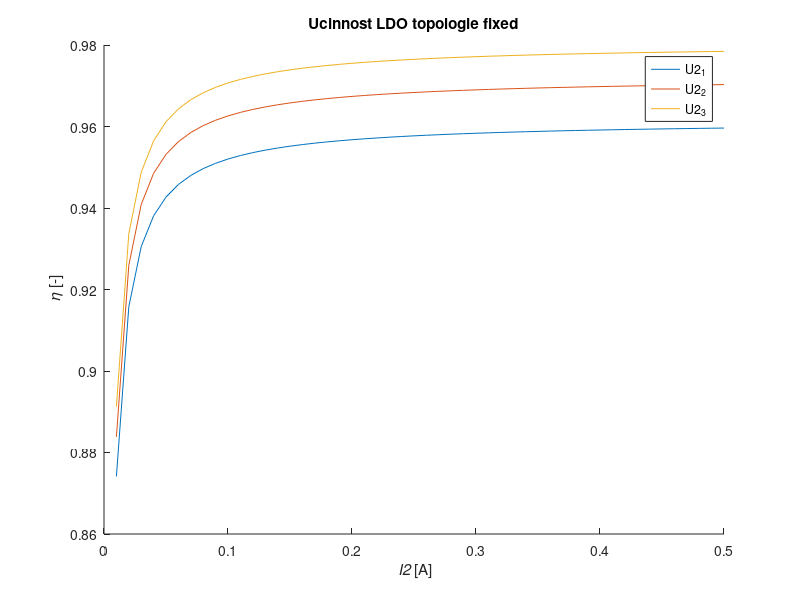

This chart was generated by the following MATLAB code:
U2 = 5;
U2_2 = 7;
U2_3 = 10;
I2 = linspace(0.01,0.5,50)
U_drop = 0.2;
I_gnd = 0.001;

eta = (U2.*I2)./(U2.*I2+U_drop.*I2+I_gnd.*(U2+U_drop));
eta2 = (U2_2.*I2)./(U2_2.*I2+U_drop.*I2+I_gnd.*(U2_2+U_drop));
eta3 = (U2_3.*I2)./(U2_3.*I2+U_drop.*I2+I_gnd.*(U2_3+U_drop));
hold on;
plot(I2,eta);
plot(I2,eta2);
plot(I2,eta3);
xlabel('{\it I2} [A]');
ylabel('{\it \eta} [-]');
legend('U2_1', 'U2_2', 'U2_3');
title('Ucinnost LDO topologie fixed');
hold off;